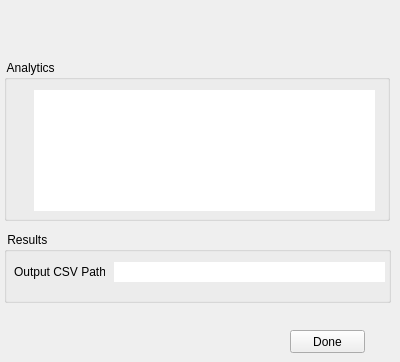
      <widget class="QWidget" name="page_4">
       <widget class="QGroupBox" name="groupBox">
        <property name="geometry">
         <rect>
          <x>4</x>
          <y>232</y>
          <width>387</width>
          <height>71</height>
         </rect>
        </property>
        <property name="title">
         <string> Results</string>
        </property>
        <widget class="QLabel" name="label_11">
         <property name="geometry">
          <rect>
           <x>10</x>
           <y>30</y>
           <width>91</width>
           <height>21</height>
          </rect>
         </property>
         <property name="text">
          <string>&lt;html&gt;&lt;head/&gt;&lt;body&gt;&lt;p align=&quot;right&quot;&gt;Output CSV Path&lt;/p&gt;&lt;/body&gt;&lt;/html&gt;</string>
         </property>
        </widget>
        <widget class="QLineEdit" name="out_path">
         <property name="geometry">
          <rect>
           <x>110</x>
           <y>30</y>
           <width>271</width>
           <height>20</height>
          </rect>
         </property>
         <property name="styleSheet">
          <string notr="true">border:none;</string>
         </property>
         <property name="readOnly">
          <bool>true</bool>
         </property>
        </widget>
       </widget>
       <widget class="QPushButton" name="pushButton_7">
        <property name="geometry">
         <rect>
          <x>290</x>
          <y>330</y>
          <width>75</width>
          <height>23</height>
         </rect>
        </property>
        <property name="text">
         <string>Done</string>
        </property>
       </widget>
       <widget class="QGroupBox" name="groupBox_2">
        <property name="geometry">
         <rect>
          <x>4</x>
          <y>60</y>
          <width>386</width>
          <height>161</height>
         </rect>
        </property>
        <property name="title">
         <string> Analytics</string>
        </property>
        <widget class="QTextBrowser" name="textBrowser">
         <property name="geometry">
          <rect>
           <x>30</x>
           <y>30</y>
           <width>341</width>
           <height>121</height>
          </rect>
         </property>
         <property name="styleSheet">
          <string notr="true">border:none;</string>
         </property>
         <property name="html">
          <string>&lt;!DOCTYPE HTML PUBLIC &quot;-//W3C//DTD HTML 4.0//EN&quot; &quot;http://www.w3.org/TR/REC-html40/strict.dtd&quot;&gt;
&lt;html&gt;&lt;head&gt;&lt;meta name=&quot;qrichtext&quot; content=&quot;1&quot; /&gt;&lt;style type=&quot;text/css&quot;&gt;
p, li { white-space: pre-wrap; }
&lt;/style&gt;&lt;/head&gt;&lt;body style=&quot; font-family:'MS Shell Dlg 2'; font-size:8.25pt; font-weight:400; font-style:normal;&quot;&gt;
&lt;p style=&quot;-qt-paragraph-type:empty; margin-top:0px; margin-bottom:0px; margin-left:0px; margin-right:0px; -qt-block-indent:0; text-indent:0px;&quot;&gt;&lt;br /&gt;&lt;/p&gt;&lt;/body&gt;&lt;/html&gt;</string>
         </property>
        </widget>
       </widget>
       <widget class="QLabel" name="label_12">
        <property name="geometry">
         <rect>
          <x>180</x>
          <y>10</y>
          <width>31</width>
          <height>31</height>
         </rect>
        </property>
        <property name="text">
         <string/>
        </property>
        <property name="pixmap">
         <pixmap>icon.png</pixmap>
        </property>
        <property name="scaledContents">
         <bool>true</bool>
        </property>
       </widget>
      </widget>
